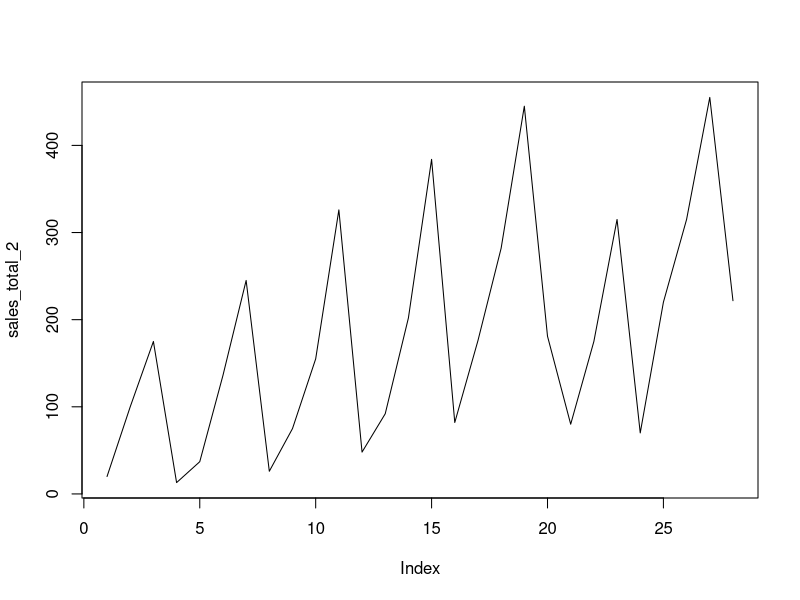
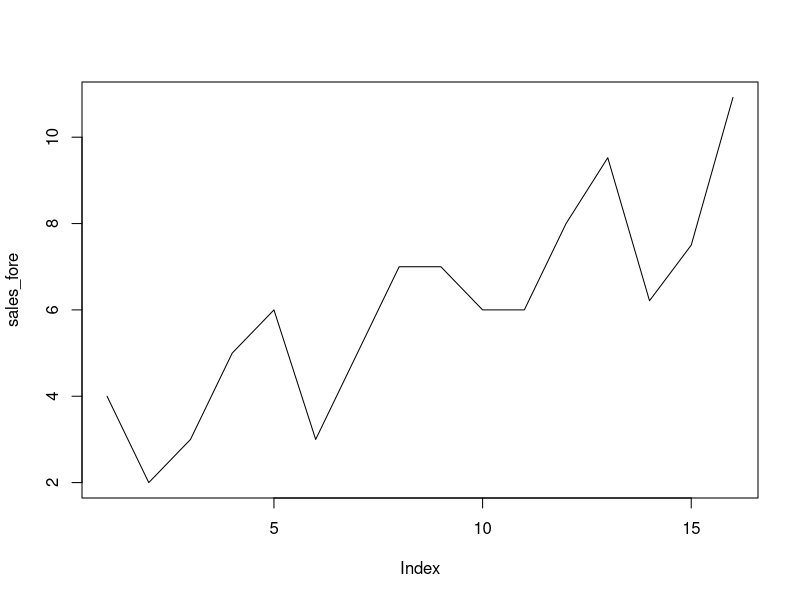

The R source for these figures, in order:
# Seasonality

first_Q = rep(c(1,0,0,0), 5)
second_Q = rep(c(0,1,0,0), 5)
third_Q = rep(c(0,0,1,0), 5)
period = seq(1, 5*4, 1)
sales = c(20, 100, 175, 13, 37, 136, 245, 26, 75, 155, 326, 48, 92, 202, 384, 82, 176, 282, 445, 181)

reg = lm(sales ~ first_Q + second_Q + third_Q)
coefs = reg$coefficients

sales_next_year = c(coefs[1] + coefs[2],  coefs[1] + coefs[3], coefs[1] + coefs[4], coefs[1])
sales_total = c(sales, sales_next_year)

reg_2 = lm(formula = sales ~ first_Q + second_Q + third_Q + period)
coefs_2 = reg_2$coefficients
period_2 = seq(21, 24, 1)

sales_second_year = coefs_2[1] + coefs_2[2:5] + coefs_2[5] * period_2
sales_total_2 = c(sales_total, sales_second_year)

plot(sales_total_2, type = "l")

# Forecast

sales = c(4, 2, 3, 5, 6, 3, 5, 7, 7, 6, 6, 8) # last three years

sales_ma = zoo::rollmean(x = sales, k = 4) # quarterly data
sales_cma = zoo::rollmean(x = sales_ma, k = 2)
irr_seas_comp = sales[3:10] / sales_cma

seas_index = c((irr_seas_comp[3]+irr_seas_comp[7])/2, 
               (irr_seas_comp[4]+irr_seas_comp[8])/2, 
               (irr_seas_comp[1]+irr_seas_comp[5])/2,
               (irr_seas_comp[2]+irr_seas_comp[6])/2)
adjustment = length(seas_index)/sum(seas_index)
adj_seas_ind = rep(seas_index * adjustment, 3)
unseas_sales = sales/adj_seas_ind

period = seq(1, 12, 1)
reg = lm(formula = unseas_sales ~ period)
coefs = reg$coefficients

next_period = seq(13, 16, 1)
fut_unseas_sales = coefs[1] + coefs[2] * next_period
forecast = fut_unseas_sales * (seas_index * adjustment)
forecast

sales_fore = c(sales, forecast) 

plot(sales_fore, type = "l")

